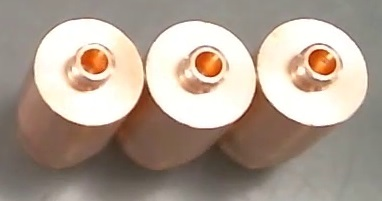
#> input picture images/contacts/3contacts.jpg, 382 x 201 px, found by its file name
$ python ellipse_123_test.py
#> lines starting #> are read from the running program, lines starting #| are printed output that depends on the picture; after the words box and inside, x2 and y2 are one past the last pixel; in counts of white or black regions, pixels touching at a corner belong together
import time
from skimage import data, color, img_as_ubyte, io, draw
from skimage.feature import canny
from skimage.transform import hough_ellipse
from skimage.draw import ellipse_perimeter
import matplotlib.pyplot as plt
import utils


def imread():
    # return data.coffee()[0:220, 160:420]
    return io.imread('images/contacts/3contacts.jpg')#[15:129, 29:146]
#> returned value is the input picture: shape (201, 382, 3); mean R, G, B 173.4, 158.7, 145.7


def detect_ellipses(image_rgb):
    edges = canny(color.rgb2gray(image_rgb), sigma=1.0, low_threshold=0.55, high_threshold=0.8)
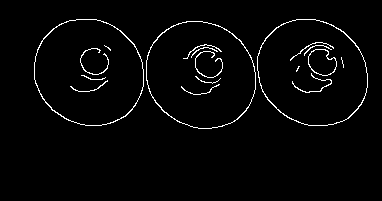
#> edges: shape (201, 382) bool; 2.5% white in thin lines or dots, all inside (x1, y1, x2, y2) = (34, 19, 368, 129)
    # Perform a Hough Transform
    # The accuracy corresponds to the bin size of a major axis.
    # The value is chosen in order to get a single high accumulator.
    # The threshold eliminates low accumulators
    # ellipses = hough_ellipse(edges, accuracy=20, threshold=250, min_size=100, max_size=120)
#> (the run stopped early here; a loop or call above may not have finished)
